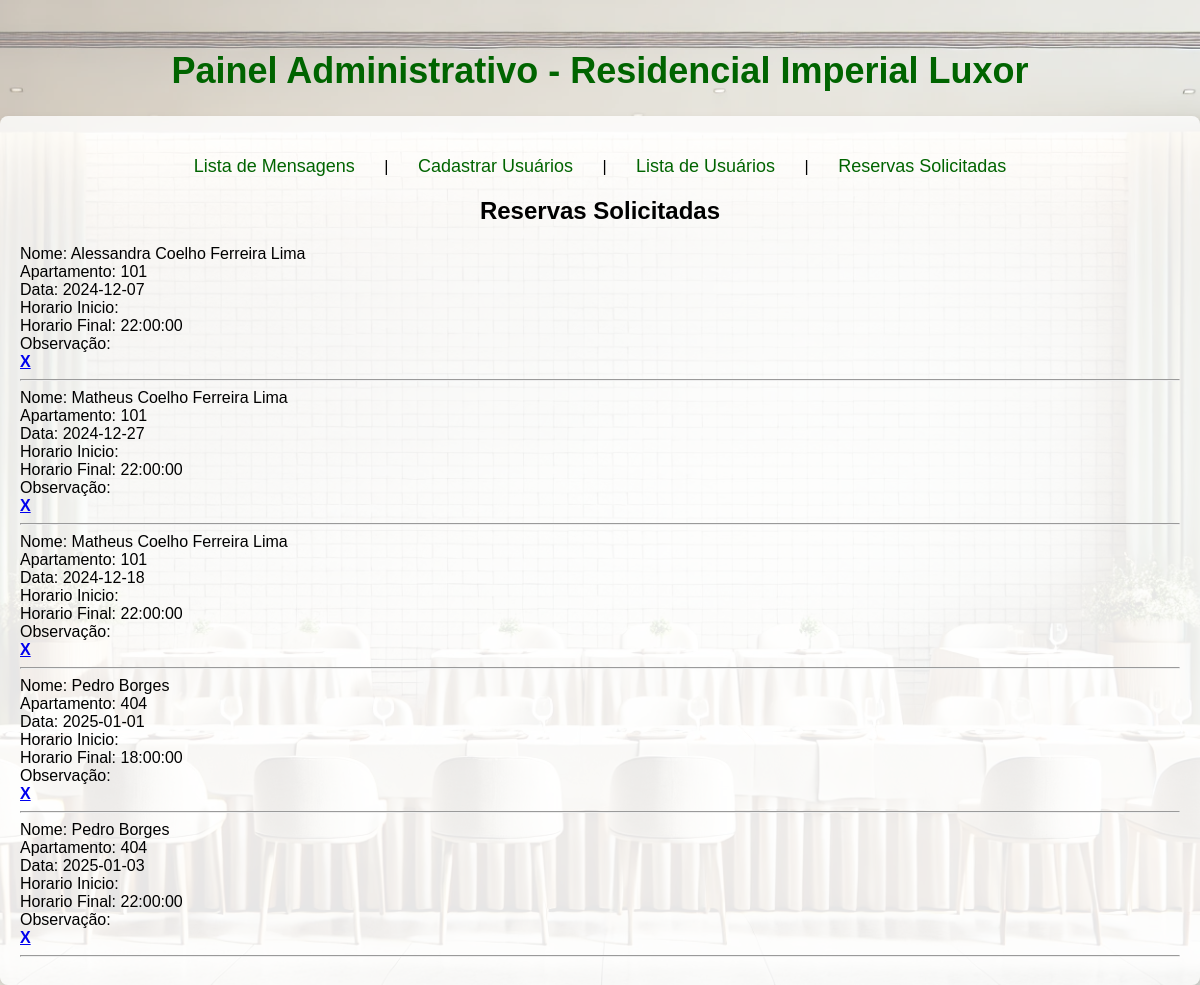
/projeto_reserva_salao-main/admin/index.php?pg=lista_reserva, run on the app's committed database.
### tables this page shows
CREATE TABLE `reserva` (
  `id` int(11) NOT NULL,
  `nome` varchar(100) DEFAULT NULL,
  `apartamento` varchar(3) DEFAULT NULL,
  `data` date DEFAULT NULL,
  `horarioinicial` time DEFAULT NULL,
  `horariofinal` time DEFAULT NULL,
  `observacao` text DEFAULT NULL
);

### projeto_reserva_salao-main/admin/lista_reserva.php (the view, shortened to what this page needs)
<h2 style="text-align: center; font-family: Arial, sans-serif;">Reservas Solicitadas</h2>
<?php
include_once("../config.inc.php");
$sql = mysqli_query($conexao, "SELECT * FROM reserva");
while($reserva = mysqli_fetch_array($sql)){
    echo "Nome: $reserva[nome] <br>";
    echo "Apartamento: $reserva[apartamento] <br>";
    echo "Data: $reserva[data] <br>";
    echo "Horario Inicio: $reserva[horarioinicio] <br>";
    echo "Horario Final: $reserva[horariofinal] <br>";
    echo "Observação: $reserva[mensagem] <br>";
    echo "<a href=?pg=excluir&id=$$reserva[id]><b>X</b></a>";
    echo "<hr>";
}

### projeto_reserva_salao-main/admin/index.php (style rules this page uses)
body { background-image: url("Imagem/imagem2.jpeg"); background-size: cover; background-position: center; font-family: Arial, sans-serif; color: black; background-color: rgba(255, 255, 255, 0.5); background-blend-mode: overlay; margin: 0; padding: 0; }

### data on the page
reserva: nome "Alessandra Coelho Ferreira Lima", apartamento "101", data "2024-12-07", horariofinal "22:00:00"
reserva: nome "Matheus Coelho Ferreira Lima", apartamento "101", data "2024-12-27", horariofinal "22:00:00"
reserva: nome "Matheus Coelho Ferreira Lima", apartamento "101", data "2024-12-18", horariofinal "22:00:00"
reserva: nome "Pedro Borges", apartamento "404", data "2025-01-01", horariofinal "18:00:00"
reserva: nome "Pedro Borges", apartamento "404", data "2025-01-03", horariofinal "22:00:00"
